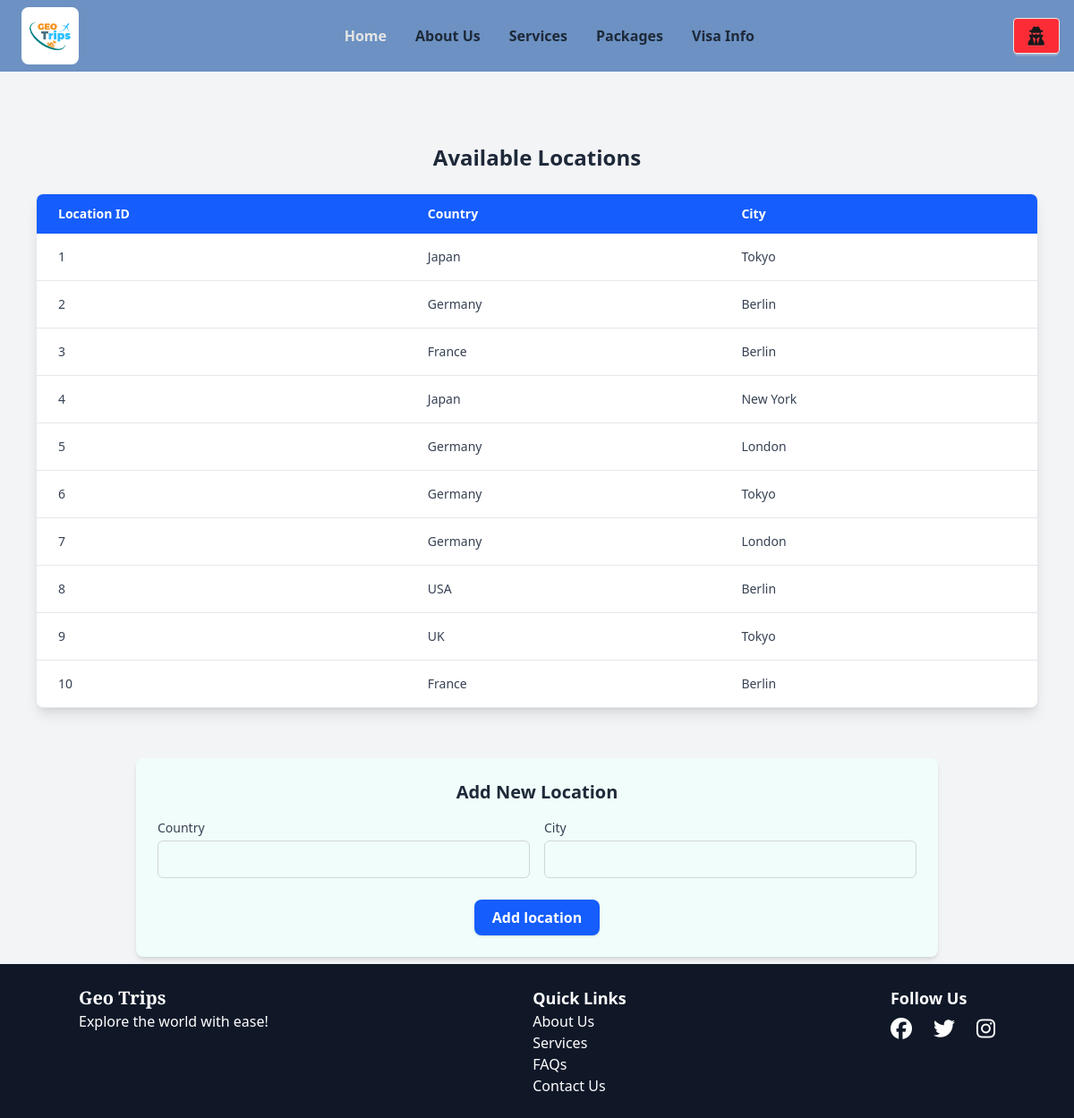
The page /add_location.php (signed in) on the database its author committed.
### tables this page shows
CREATE TABLE `locations` (
  `location_id` int(11) NOT NULL,
  `country` varchar(50) DEFAULT NULL,
  `city` varchar(50) DEFAULT NULL,
  `hotel_id` int(11) DEFAULT NULL
);

### add_location.php (the view, shortened to what this page needs)
<?php
if (!isset($_POST['submit'])) {
    include 'things/db_connect.php';
    $location_query = 'SELECT * FROM locations;';
    $result = mysqli_query($conn, $location_query);
    if (!$result) {
        echo "Database Error" . mysqli_error($conn);
    } else {
        $location_data = mysqli_fetch_all($result, MYSQLI_ASSOC);
    }
}
?>
<?php include 'things/top.php' ?>
<body class="bg-gray-100 text-gray-800">
    <?php include 'things/navbar.php' ?>
    <h1 class="blink text-center p-2 bg-gradient-to-r from-pink-600 to-purple-500 bg-clip-text text-transparent text-2xl font-bold mt-2">
    </h1>
    <section class="max-w-6xl mx-auto p-4 mt-10">
        <h1 class="text-2xl font-semibold mb-6 text-center">Available Locations</h1>
        <?php if (isset($location_data) && mysqli_num_rows($result) > 0): ?>
            <div class="overflow-x-auto shadow-lg rounded-lg border border-gray-200 bg-white">
                <table class="min-w-full text-sm text-left text-gray-700">
                    <thead class="bg-blue-600 text-white">
                        <tr>
                            <th class="px-6 py-3">Location ID</th>
                            <th class="px-6 py-3">Country</th>
                            <th class="px-6 py-3">City</th>
                        </tr>
                    </thead>
                    <tbody class="divide-y divide-gray-200">
                        <?php foreach ($location_data as $row): ?>
                            <tr class="hover:bg-gray-50 transition">
                                <td class="px-6 py-4"><?= $row['location_id'] ?></td>
                                <td class="px-6 py-4"><?= $row['country'] ?></td>
                                <td class="px-6 py-4"><?= $row['city'] ?></td>
                            </tr>
                        <?php endforeach; ?>
                    </tbody>
                </table>
            </div>
        <?php else: ?>
            <div class="text-center text-red-600 font-semibold mt-4">No Location Present In the Database</div>
        <?php endif; ?>
    </section>
    <section class="max-w-4xl mx-auto p-6 mt-10 bg-teal-50 shadow-md rounded-lg">
        <h2 class="text-xl font-semibold mb-4 text-center">Add New Location</h2>
        <form action="add_location.php" method="POST" class="space-y-6">
            <div class="grid grid-cols-1 md:grid-cols-2 gap-4">
                <div>
                    <label for="country" class="block mb-1 text-sm font-medium text-gray-700">Country</label>
                    <input type="text" id="country" name="country" required
                        class="w-full px-4 py-2 border border-gray-300 rounded-md focus:outline-none focus:ring focus:ring-blue-300">
                </div>
                <div>
                    <label for="city" class="block mb-1 text-sm font-medium text-gray-700">City</label>
                    <input type="text" id="city" name="city" required
                        class="w-full px-4 py-2 border border-gray-300 rounded-md focus:outline-none focus:ring focus:ring-blue-300">
                </div>
            </div>
            <div class="text-center">
                <input type="submit" name='submit' class="bg-blue-600 hover:bg-blue-700 text-white font-semibold px-5 py-2 rounded-lg shadow-sm transition" value="Add location">
            </div>
        </form>
    </section>
</body>
<?php include 'things/footer.php' ?>
</html>

### things/top.php (style rules this page uses)
.blink { animation: softBlink 2s ease-in-out infinite; }

### rows shown on the page
locations: location_id "1", country "Japan", city "Tokyo"
locations: location_id "2", country "Germany", city "Berlin"
locations: location_id "3", country "France", city "Berlin"
locations: location_id "4", country "Japan", city "New York"
locations: location_id "5", country "Germany", city "London"
locations: location_id "6", country "Germany", city "Tokyo"
locations: location_id "7", country "Germany", city "London"
locations: location_id "8", country "USA", city "Berlin"
locations: location_id "9", country "UK", city "Tokyo"
locations: location_id "10", country "France", city "Berlin"
